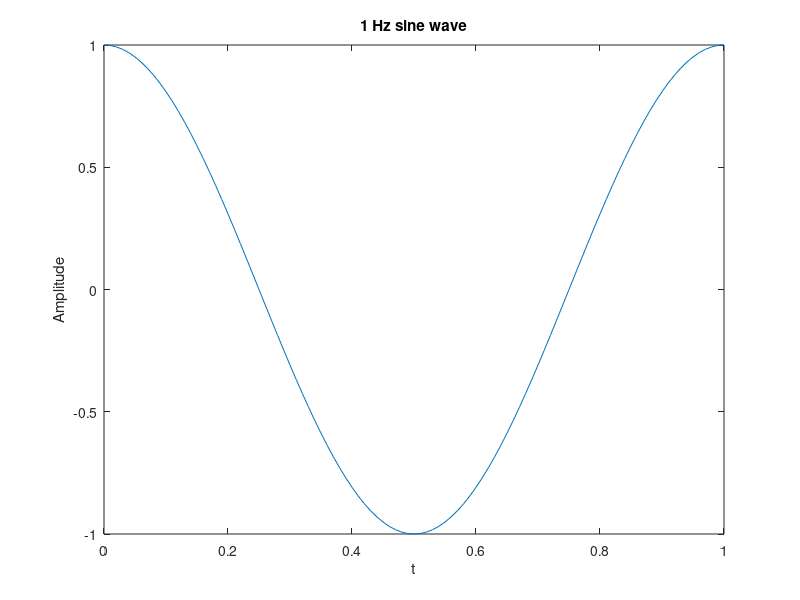

Here is the MATLAB script that generated this plot:
%To generate 1Hz sine wave
clc
clear all
close all
 t=linspace(0,1,101); %time vector
% t=0:0.01:.99;
A=1;%Amplitude of the signal
f=1; %Frequency of the signal
x=A*cos(2*pi*f*t);
plot(t,x),
xlabel('t'),ylabel('Amplitude'),
title('1 Hz sine wave')
